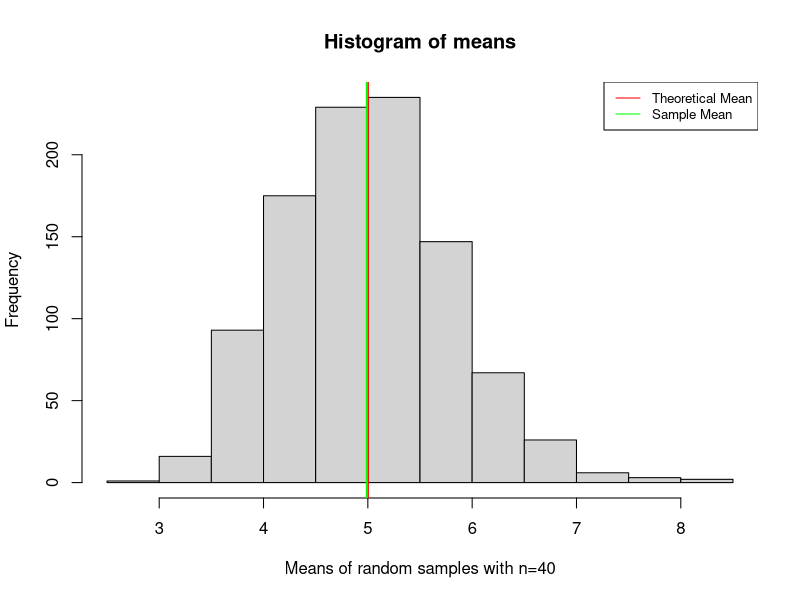
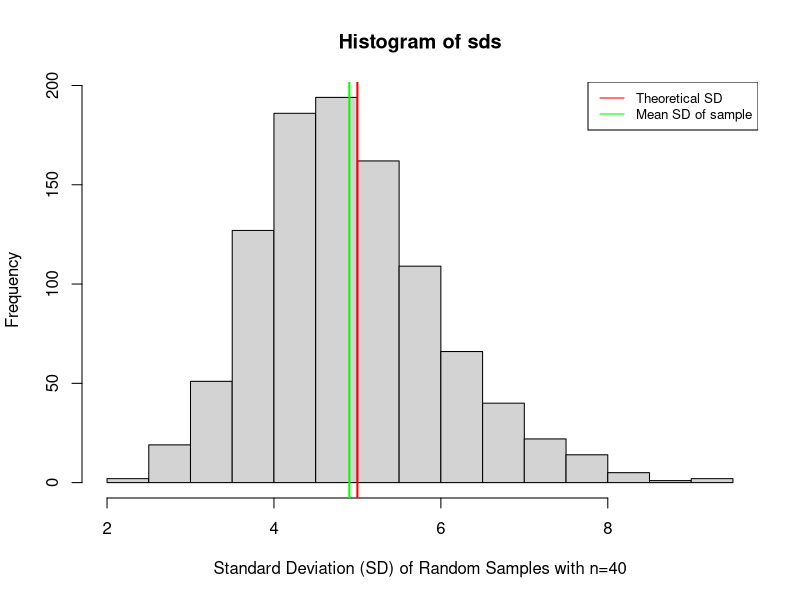
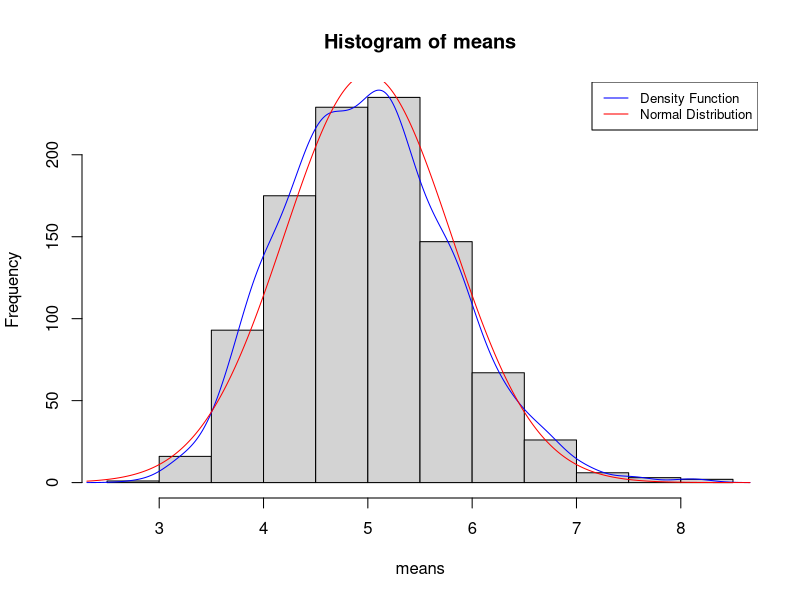

The R script that drew these images, in order:
## ---- chunk 1
#Standard Setting
lambda <- 0.2
n <- 40
t <- 1000

#Means of 1,000 repititions of a random samples of n=40 exponentially distributed
means=NULL
for (i in 1:t){
        means[i] <- mean(rexp(n, lambda))
}

#Standard Deviations of 1,000 repititions of a random samples of n=40 exponentially 
#distributed
sds=NULL
for (i in 1:t){
        sds[i] <- sd(rexp(n, lambda))
}

#General Values of the Means-dataset
theoreticalMean <- (1/lambda)
theoreticalSD <-(1/lambda)/ sqrt((40-1))

means_avrg <- mean(means)
means_sd <- sd(means)
## ---- chunk 2
myhist <- hist(means,xlab="Means of random samples with n=40",15)
abline(v = theoreticalMean, col = "red", lwd = 2)
abline(v = means_avrg, col = "green", lwd = 2)
legend(x="topright", legend=c("Theoretical Mean", "Sample Mean"), lty=1, lwd=1, 
       col = c("red", "green"), cex=0.8)

## ---- chunk 3
hist(sds,xlab="Standard Deviation (SD) of Random Samples with n=40",20)
abline(v = 1/lambda, col = "red", lwd = 2)
abline(v = mean(sds), col = "green", lwd = 2)
legend(x="topright", legend=c("Theoretical SD", "Mean SD of sample"), lty=1, lwd=1, 
       col = c("red", "green"), cex=0.8)

## ---- chunk 4
#Creation of supporting variables for Historgram, Density and Bell Curve
multiplier <- myhist$counts / myhist$density #Multiplyer to transfer into frequency table.
means_dens <- density(means) #Calculated the underlying density of means
means_dens$y <- means_dens$y * multiplier[1] #Mutate the density function in refers to
        #the underlying frequency table

x <- means_dens$x
hx <- dnorm(x ,mean = theoreticalMean, sd = theoreticalSD)*multiplier[1]
xhx <- as.data.frame(cbind(x,hx)) #This is the normal distribution

## ---- chunk 5
#Plotting of relevant curves

plot(myhist)
lines(means_dens, col = "blue")
lines(xhx,col = "red")
legend("topright", legend=c("Density Function", "Normal Distribution"), col =
               c("blue", "red"), lty=1, lwd = 1, cex=0.8)

## ---- chunk 6
t.test(means_dens$y, xhx$hx, alternative = "two.sided",
       paired = FALSE, var.equal = FALSE, conf.level = 0.95)

